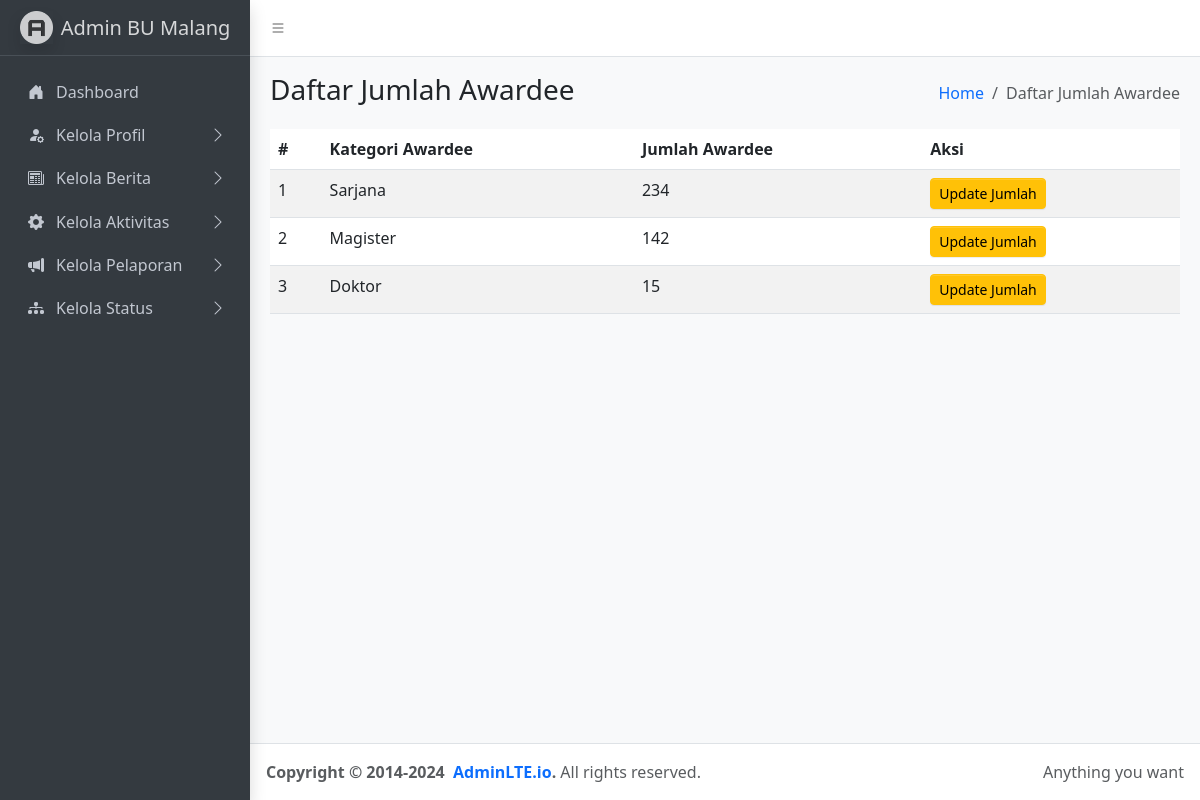
Page /adminbu/pages/kelola-stats/daftar-stats.php on the committed database.
### tables this page shows
CREATE TABLE `stats_awardee` (
  `id_stats` int(11) NOT NULL,
  `keterangan` char(20) NOT NULL,
  `jumlah` int(11) NOT NULL
);

### adminbu/pages/kelola-stats/daftar-stats.php (the view, shortened to what this page needs)
<?php
include '../../../connections/conn.php';
$query = "SELECT * FROM stats_awardee";
$result = $conn->query($query);
$no = 1;
?>
<!doctype html>
<html lang="en">
<?php include '../../components/head.php'; ?>
<body class="layout-fixed sidebar-expand-lg bg-body-tertiary">
  <div class="app-wrapper">
    <nav class="app-header navbar navbar-expand bg-body">
      <div class="container-fluid">
        <ul class="navbar-nav">
          <li class="nav-item">
            <a class="nav-link" data-lte-toggle="sidebar" href="#" role="button">
              <i class="bi bi-list"></i>
            </a>
          </li>
        </ul>
      </div>
    </nav>
    <aside class="app-sidebar bg-body-secondary shadow" data-bs-theme="dark">
      <?php include '../../components/navbar.php' ?>
    </aside>
    <main class="app-main">
      <div class="app-content-header">
        <div class="container-fluid">
          <div class="row">
            <div class="col-sm-6">
              <h3 class="mb-0">Daftar Jumlah Awardee</h3>
            </div>
            <div class="col-sm-6">
              <ol class="breadcrumb float-sm-end">
                <li class="breadcrumb-item"><a href="#">Home</a></li>
                <li class="breadcrumb-item active" aria-current="page">
                  Daftar Jumlah Awardee
                </li>
              </ol>
            </div>
          </div>
        </div>
      </div>
      <div class="app-content">
        <div class="container-fluid">
          <div class="col-md-12">
            <table id="dataproker" class="table table-striped" style="width:100%">
              <thead>
                <tr>
                  <th>#</th>
                  <th>Kategori Awardee</th>
                  <th>Jumlah Awardee</th>
                  <th>Aksi</th>
                </tr>
              </thead>
              <tbody>
                <?php foreach ($result as $row): ?>
                  <tr>
                    <td><?= $no++ ?></td>
                    <td><?= htmlspecialchars($row['keterangan']); ?></td>
                    <td><?= htmlspecialchars($row['jumlah']); ?></td>
                    <td>
                      <a href="/BU-MALANG-2025/adminbu/pages/kelola-stats/kelola-stats.php?id=<?= $row['id_stats']; ?>" class="btn btn-warning btn-sm">
                        Update Jumlah</i>
                      </a>
                    </td>
                  </tr>
                <?php endforeach; ?>
              </tbody>
            </table>
          </div>
        </div>
      </div>
    </main>
    <footer class="app-footer">
      <div class="float-end d-none d-sm-inline">Anything you want</div>
      <strong>
        Copyright &copy; 2014-2024&nbsp;
        <a href="https://adminlte.io" class="text-decoration-none">AdminLTE.io</a>.
      </strong>
      All rights reserved.
    </footer>
  </div>
</body>
</html>

### rows in the picture
stats_awardee: keterangan "Sarjana", jumlah "234"
stats_awardee: keterangan "Magister", jumlah "142"
stats_awardee: keterangan "Doktor", jumlah "15"
